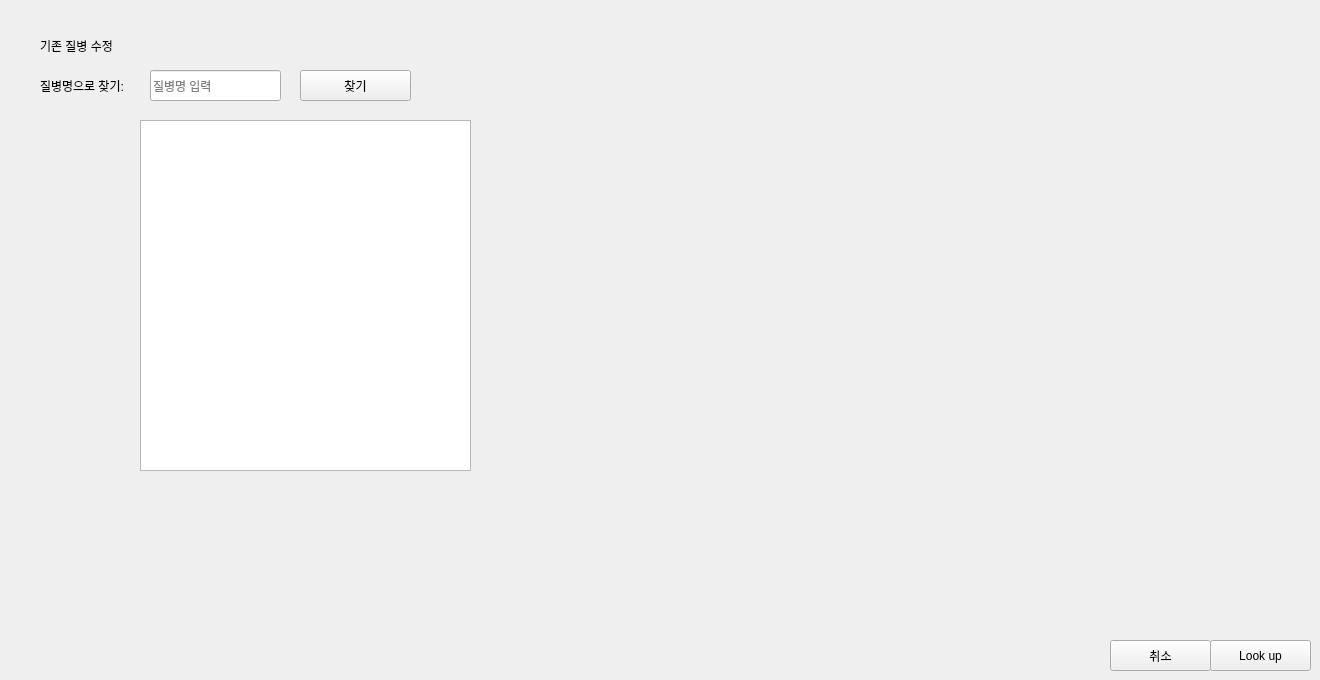
      <widget class="QWidget" name="page_data_dis_2_26">
       <widget class="QWidget" name="widget_39" native="true">
        <property name="geometry">
         <rect>
          <x>0</x>
          <y>0</y>
          <width>701</width>
          <height>571</height>
         </rect>
        </property>
        <widget class="QLabel" name="label_156">
         <property name="geometry">
          <rect>
           <x>40</x>
           <y>30</y>
           <width>101</width>
           <height>31</height>
          </rect>
         </property>
         <property name="text">
          <string>기존 질병 수정</string>
         </property>
        </widget>
        <widget class="QLineEdit" name="lineEdit_dis_name_26">
         <property name="geometry">
          <rect>
           <x>150</x>
           <y>70</y>
           <width>131</width>
           <height>31</height>
          </rect>
         </property>
         <property name="placeholderText">
          <string>질병명 입력</string>
         </property>
        </widget>
        <widget class="QLabel" name="label_158">
         <property name="geometry">
          <rect>
           <x>40</x>
           <y>70</y>
           <width>101</width>
           <height>31</height>
          </rect>
         </property>
         <property name="text">
          <string>질병명으로 찾기:</string>
         </property>
        </widget>
        <widget class="QPushButton" name="btn_findby_dis_name_26">
         <property name="geometry">
          <rect>
           <x>300</x>
           <y>70</y>
           <width>111</width>
           <height>31</height>
          </rect>
         </property>
         <property name="text">
          <string>찾기</string>
         </property>
        </widget>
        <widget class="QListWidget" name="listWidget_dis_candidates_26">
         <property name="geometry">
          <rect>
           <x>140</x>
           <y>120</y>
           <width>331</width>
           <height>351</height>
          </rect>
         </property>
        </widget>
       </widget>
       <widget class="QWidget" name="widget_40" native="true">
        <property name="geometry">
         <rect>
          <x>1100</x>
          <y>620</y>
          <width>211</width>
          <height>51</height>
         </rect>
        </property>
        <widget class="QPushButton" name="btn_cancel_26">
         <property name="geometry">
          <rect>
           <x>10</x>
           <y>20</y>
           <width>101</width>
           <height>31</height>
          </rect>
         </property>
         <property name="text">
          <string>취소</string>
         </property>
        </widget>
        <widget class="QPushButton" name="btn_confirm_dis_26">
         <property name="geometry">
          <rect>
           <x>110</x>
           <y>20</y>
           <width>101</width>
           <height>31</height>
          </rect>
         </property>
         <property name="text">
          <string>Look up</string>
         </property>
        </widget>
       </widget>
      </widget>
